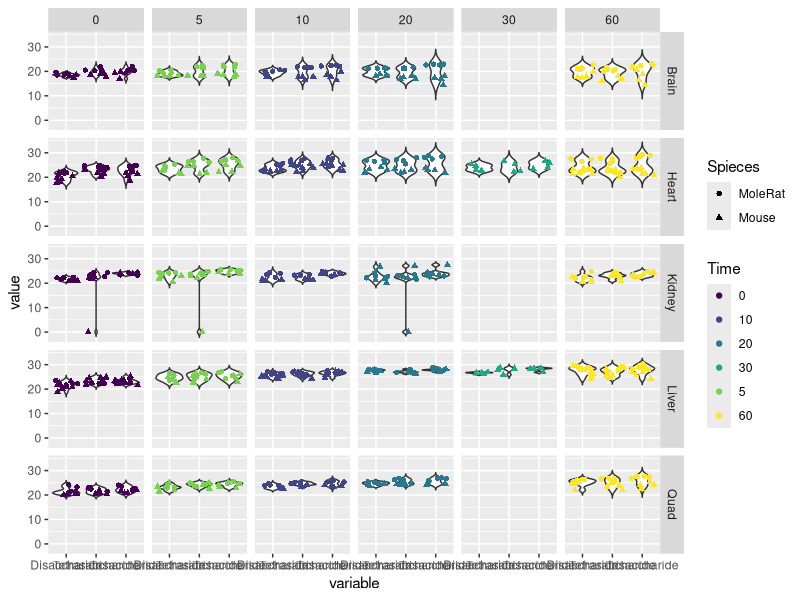
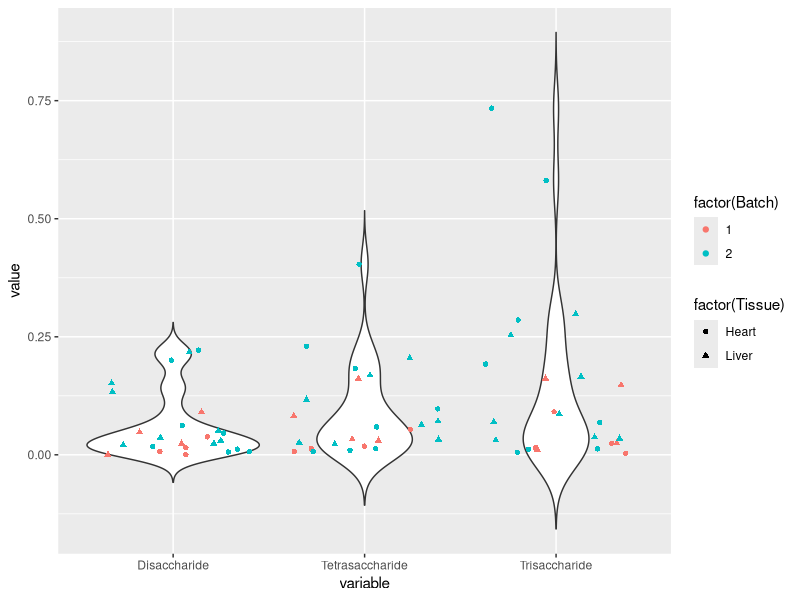
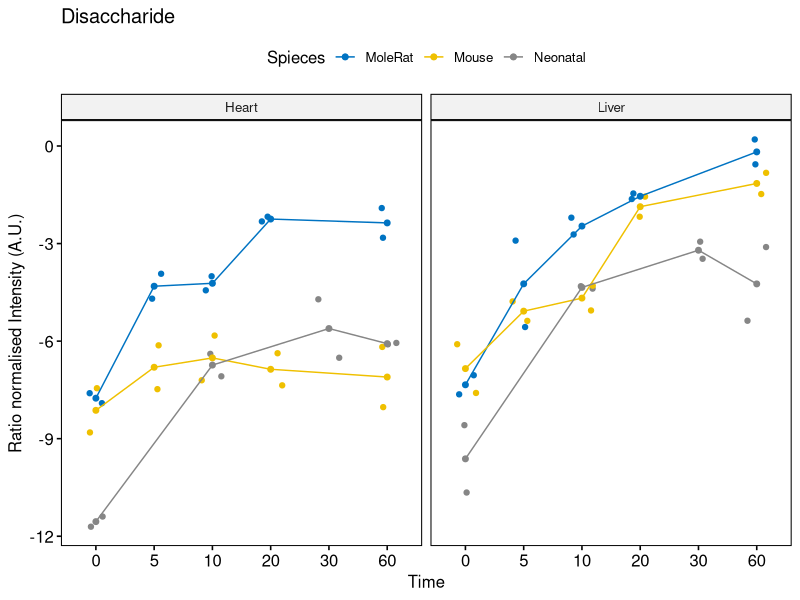
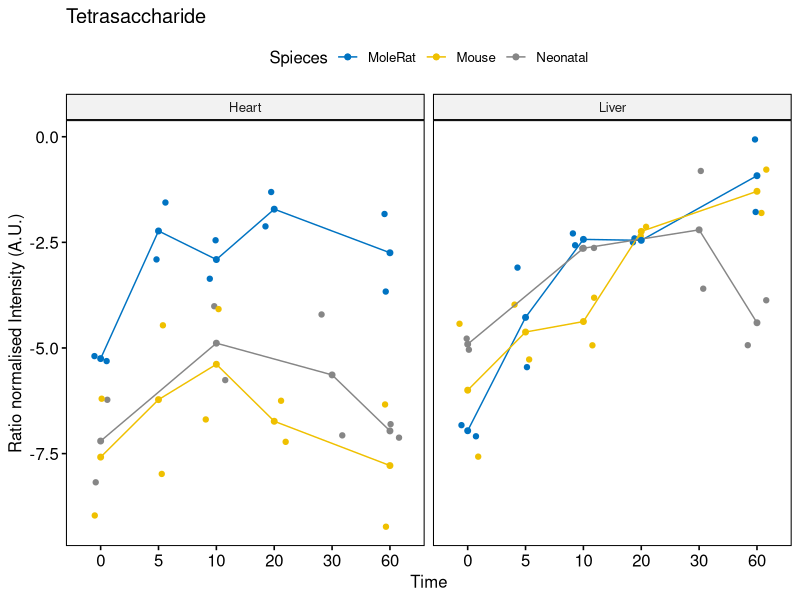
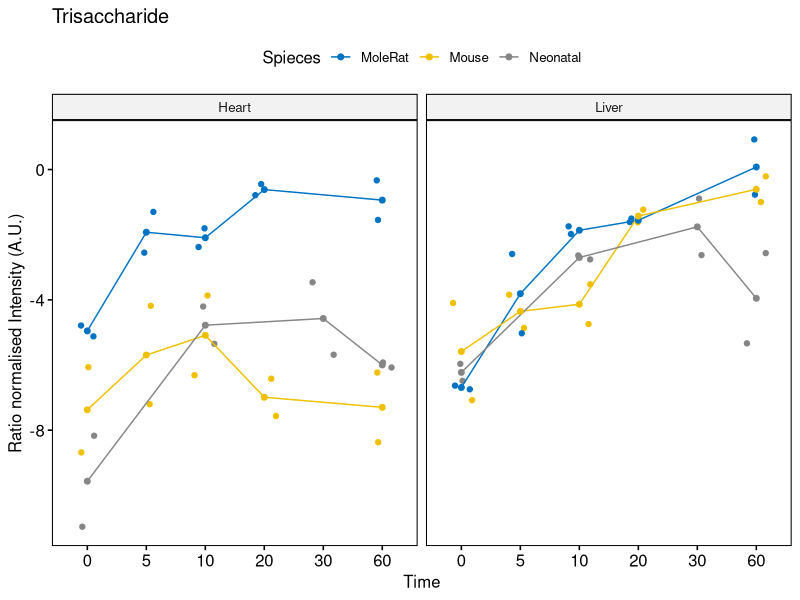

These charts were generated, in order, by the following R code:

library(dplyr)
file <- read.csv("AB01_AB08_Saccharides_Valine-d8.csv", sep = ",", na.strings = NULL)
samples <- read.csv("samples.txt", sep = "\t", na.strings = NULL, header = FALSE)
length(rownames(file))
length(rownames(file[1]))
rownames(file) <- file$X 
file <- file[-1]
file <- cbind(file, Batch=c(rep(1,32),rep(2,200)))
file <- cbind(file, Tissue=c(rep("Heart",16),rep("Liver",16),rep(c(rep("Heart",5),rep("Liver",5),rep("Brain",5),rep("Kidney",5),rep("Quad",5)),8)))
file <- cbind(file, Spieces=c(rep("Mouse",32),rep("Mouse",100),rep("MoleRat",100)))

rownames(samples) <- samples$V1
samples <- samples[-1]
colnames(samples) <- c("Tissue", "Time")
rownames(file) <-  rownames(samples)
merGED <- merge(file, samples, 
      by = c('row.names', "Tissue"), all = TRUE,
      sort = FALSE) 
rownames(merGED) <- merGED$Row.names
merGED <- merGED[-1]
merGED$Time <- gsub("min","",merGED$Time)
merGED <- merGED %>% relocate(Tissue, .after=Time)
merGED$Tetrasaccharide<- as.numeric(merGED$Tetrasaccharide+1)
write.csv(merGED, "merGEDraw.csv")
write.csv(samples, "samples.csv")
write.csv(file, "file.csv")



#install.packages("ggstatsplot")
# library(ggstatsplot)
# library(tidyverse)
GATHER <- as.data.frame(reshape::melt(merGED[-4], id = c("Tissue", "Spieces", "Batch", "Time")))
GATHERVal <- as.data.frame(reshape::melt(merGED[-c(1:3)], id = c("Tissue", "Spieces", "Batch", "Time")))
# ggbetweenstats(data = GATHER,
#   x = Tissue,
#   y = value       
# )
# ggbetweenstats(data = GATHER,
# x = variable,
# y = value)
library(ggplot2)
library(viridis)
summary(GATHER)
GATHERlog <- cbind(GATHER[1:5], log2(GATHER[6]))
as_fct_innatural <- function(x, ordered= TRUE) factor(x, stringr::str_sort(unique(x), numeric = TRUE), ordered = ordered)
vars(as_fct_innatural(Time))
ggplot(GATHERlog, aes(x=variable, y=value)) + 
  geom_violin(trim=FALSE) +
  geom_jitter(aes(x=variable, y=value, color = Time, shape= Spieces))  + 
  scale_color_viridis(discrete = TRUE, option = "D")+
  facet_grid(Tissue ~ as_fct_innatural(Time))



#B
#Normalization by Median (Batch-wise):
#Calculate the median Valine-d8 intensity for each batch and divide each metabolite intensity within that batch by the corresponding median. This can be helpful if batch effects are suspected.

set.seed(1234)
data_norm_batch_median <- subset(merGED, Tissue == c("Heart","Liver")) %>%
  dplyr::group_by(Batch) %>%
  dplyr::mutate_at(vars(Disaccharide:Trisaccharide), ~ .x / median(valine.d8)) %>% as.data.frame()
rownames(data_norm_batch_median)
rownames(data_norm_batch_median) <- rownames(subset(merGED, Tissue == c("Heart","Liver")))
GATHERmedian <- as.data.frame(reshape::melt(as.data.frame(data_norm_batch_median)[-4], id = c("Tissue", "Spieces", "Batch", "Time")))

set.seed(1234); ggplot(subset(GATHERmedian, Tissue == c("Liver","Heart")), aes(x=variable, y=value)) + 
  geom_violin(trim=FALSE) +
  geom_jitter(aes(x=variable, y=value, color = factor(Batch), shape= factor(Tissue)))#+
  

subsetED <- subset(merGED, Tissue == c("Heart","Liver"))


#rAW
merged_Heart_Liver <- subset(merGED, Tissue == c("Heart","Liver"))
GATHER_Heart_Liver <- as.data.frame(reshape::melt(merged_Heart_Liver[-4], id = c("Tissue", "Spieces", "Batch", "Time")))

#Median by batch
data_norm_batch_median <- merged_Heart_Liver %>%
  dplyr::group_by(Batch) %>%
  dplyr::mutate_at(vars(Disaccharide:Trisaccharide), ~ .x / median(valine.d8)) %>% as.data.frame()
rownames(data_norm_batch_median)
rownames(data_norm_batch_median) <- rownames(merged_Heart_Liver)
GATHERmedian <- as.data.frame(reshape::melt(data_norm_batch_median[-4], id = c("Tissue", "Spieces", "Batch", "Time")))


data_norm_batch_median$Spieces[grepl("^AB08", rownames(data_norm_batch_median))] <- "Neonatal"
data_norm_batch_median[, 1:3] <- log2(data_norm_batch_median[, 1:3])

ggpubr::ggline(data_norm_batch_median[-4],
               x = "Time", y = c("Disaccharide","Tetrasaccharide","Trisaccharide"), 
               add = c("mean", "jitter"),
               color = "Spieces", palette = "jco",
               facet.by = "Tissue",  order = c("0","5","10", "20", "30", "60"),
               xlab = NULL,
               ylab = "Ratio normalised Intensity (A.U.)")#
